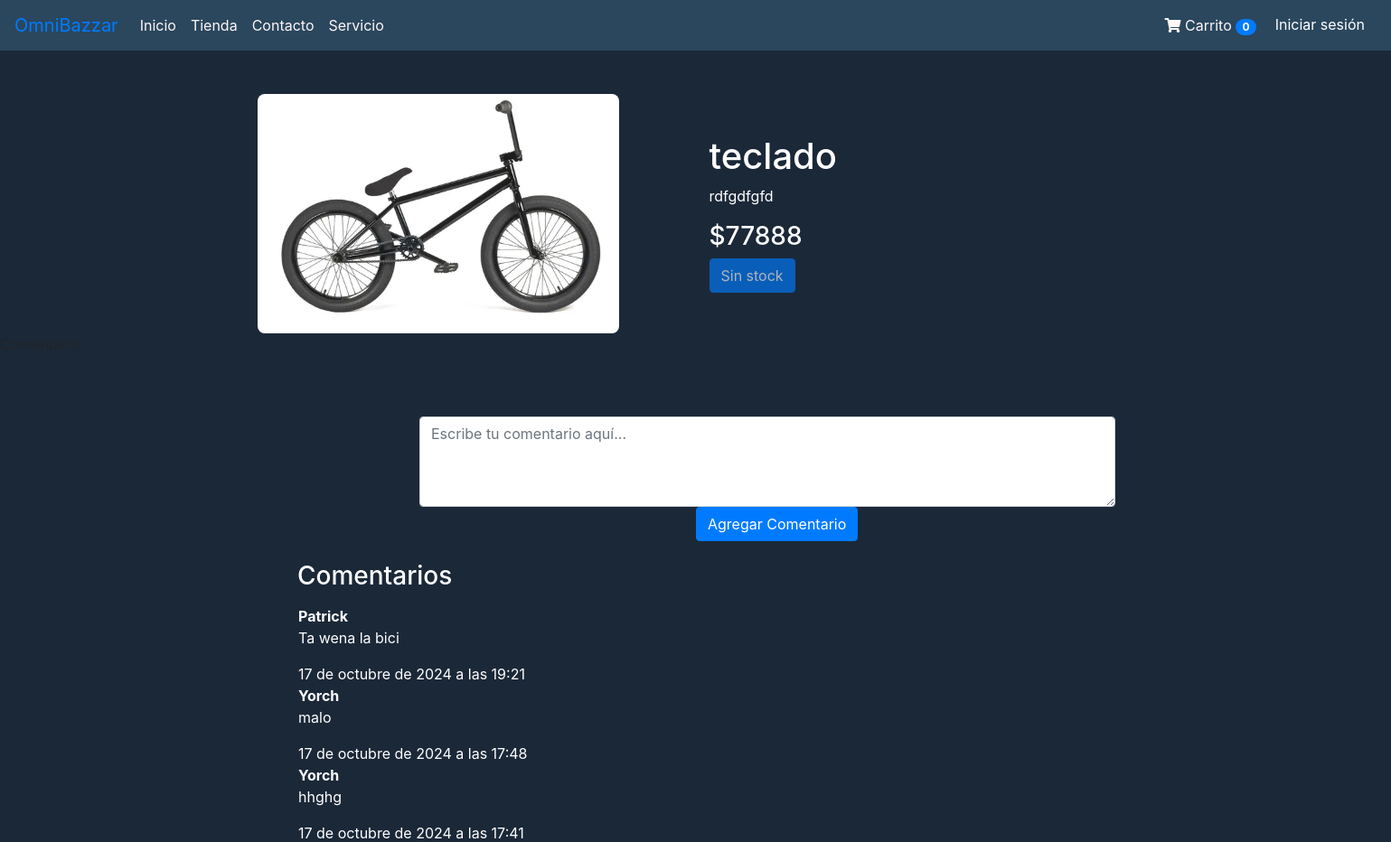
Before: /detalle-producto/31/ with the older database file.
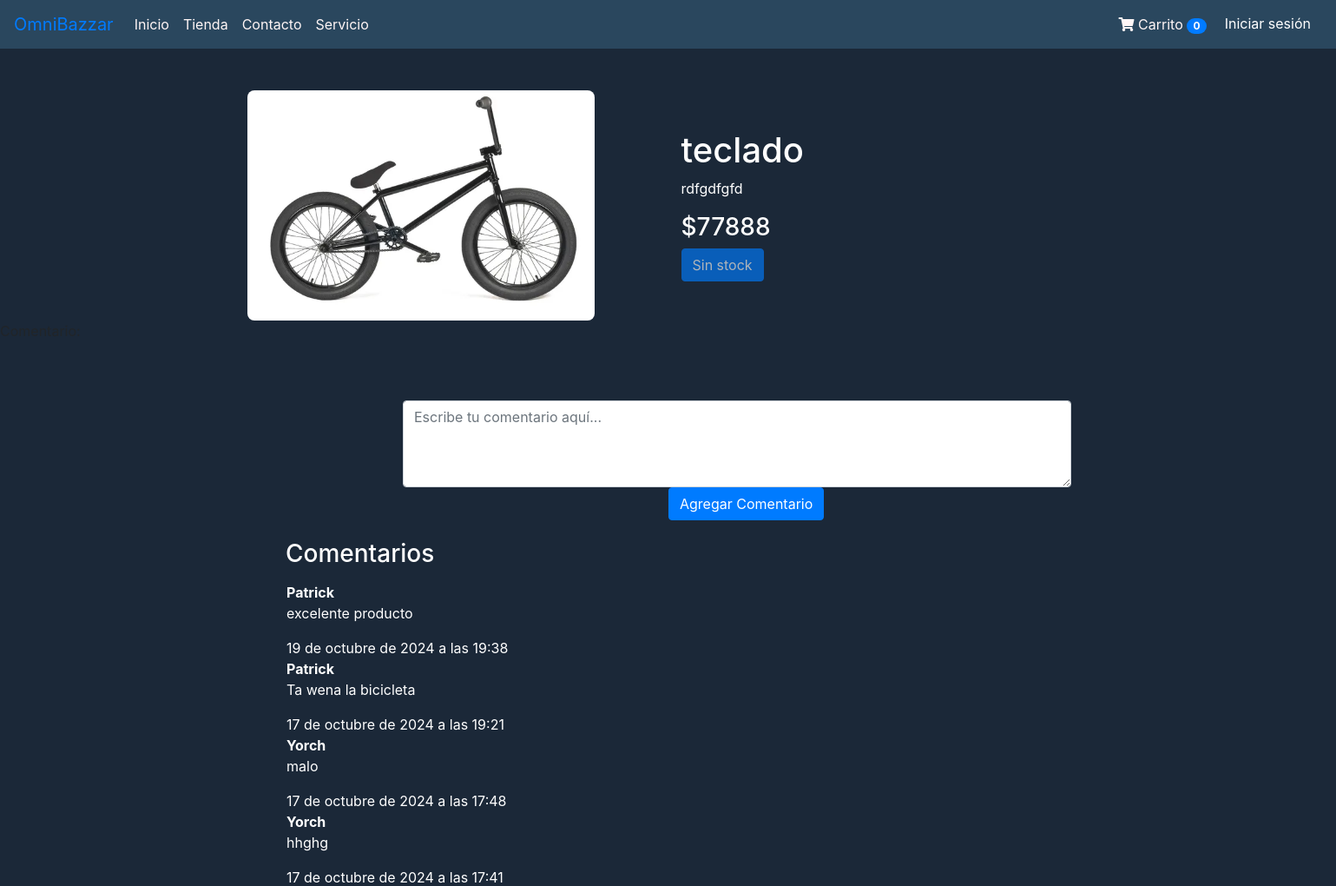
After: the same page with the newer database file.
### productos/models.py (models this page shows, shortened)
class Producto(models.Model):
    nombre = models.CharField(max_length=50)
    precio = models.IntegerField()
    descripcion = models.TextField()
    nuevo = models.BooleanField()
    categoria = models.ForeignKey(Categoria, on_delete=models.PROTECT, default=1)
    fecha_fabricacion = models.DateField()
    imagen = models.ImageField(upload_to="productos", null=True)
    stock = models.IntegerField(default=0, verbose_name='Stock')
    usuario = models.ForeignKey(User, on_delete=models.CASCADE, null=True, blank=True)

class Resena(models.Model):
    producto = models.ForeignKey(Producto, on_delete=models.CASCADE)
    usuario = models.ForeignKey(User, on_delete=models.CASCADE)
    comentario = models.TextField()
    fecha_creacion = models.DateTimeField(auto_now_add=True)

### productos/views.py (the view)
# urls.py: path('detalle-producto/<int:producto_id>/', detalle_producto, name='detalle_producto'),
def detalle_producto(request, producto_id):
    producto = get_object_or_404(Producto, id=producto_id)
    resenas = Resena.objects.filter(producto=producto).order_by('-fecha_creacion')
    if request.method == 'POST':
        if request.user.is_authenticated:
            form = ComentarioForm(request.POST)
            if form.is_valid():
                nueva_resena = form.save(commit=False)
                nueva_resena.producto = producto
                nueva_resena.usuario = request.user  # Asigna el usuario autenticado
                nueva_resena.save()
                messages.success(request, "Se guardó el comentario!!")
                return redirect('detalle_producto', producto_id=producto_id)
        else:
            return redirect('login')  # Ajusta la URL del login según tu configuración
    else:
        form = ComentarioForm()
    return render(request, 'compra/detalle_producto.html', {
        'producto': producto,
        'resenas': resenas,
        'form': form
    })

### productos/forms.py
class ComentarioForm(forms.ModelForm):
    class Meta:
        model = Resena
        fields = ['comentario']
        widgets = {
            'comentario': forms.Textarea(attrs={
                'rows': 4,         # Número de filas del textarea
                'cols': 50,        # Número de columnas del textarea
                'placeholder': 'Escribe tu comentario aquí...',  # Texto de ayuda
                'class': 'form-control',  # Clases de CSS para Bootstrap (opcional)
                'required': True,  # Hace que el campo sea obligatorio
                'style': 'width:50%; height: 100px; position: relative; left: 464px; top: 60px;'
            }),
        }

### productos/templates/compra/detalle_producto.html (shortened to what this page needs)
{% extends "productos/base.html" %}
{% load static %}
{% block content %}
<div class="container mt-4">
    <div class="row">
        <div class="col-md-6 d-flex justify-content-center">
            {% if producto.imagen %}
            <img src="{{ producto.imagen.url }}" class="img-fluid"
                style="border-radius: 8px; width: 100%; max-width: 400px;">
            {% endif %}
        </div>
        <div class="col-md-6 d-flex flex-column justify-content-center">
            <h1 style="color: white;">{{ producto.nombre }}</h1>
            <p style="color: white;">{{ producto.descripcion }}</p>
            <h3 style="color: white;">${{ producto.precio }}</h3>
            <div>
                <button type="button" class="btn btn-primary add-to-cart"
                    data-product-id="{{ producto.id }}"
                    data-product-name="{{ producto.nombre }}"
                    data-product-price="{{ producto.precio }}"
                    data-product-stock="{{ producto.stock }}">
                </button>
            </div>
        </div>
    </div>
</div>
<form method="post">
    {{ form }}
    <button type="submit" class="btn btn-primary" style="position: relative; top: 60px; left: 770px;">Agregar Comentario</button>
</form>
  <h3 style="color: white; position: relative; top: 82px; left: 329px;">Comentarios</h3>
  <div class="comentarios">
      {% if resenas %}
          {% for resena in resenas %}
              <div class="comentario" >
                  <strong style="color: white;position: relative; top: 89px; margin-left: 330px;">{{ resena.usuario.username }}</strong>
                  <p style="color: white;position: relative; top: 89px; margin-left: 330px;">{{ resena.comentario }}</p>
                  <span class="fecha" style="color: white;position: relative; top: 89px; margin-left: 330px;">{{ resena.fecha_creacion }}</span>
              </div>
          {% endfor %}
      {% else %}
          <p style="color: white; position: relative; top: 89px; left: 330px;">No hay comentarios aún.</p>
      {% endif %}
  </div>
{% endblock %}

### productos/templates/productos/base.html (shortened to what this page needs)
<!DOCTYPE html>
<html lang="en">
<head>
  <link rel="stylesheet" href="https://cdn.jsdelivr.net/npm/bootstrap@4.6.2/dist/css/bootstrap.min.css">
  {% load static %}
  <link rel="stylesheet" href="{% static 'productos/css/styles.css' %}">
  <link rel="stylesheet" href="https://cdnjs.cloudflare.com/ajax/libs/font-awesome/5.15.4/css/all.min.css">
</head>
<body class="body">
  <nav class="navbar navbar-expand-sm navbar-custom">
    <a class="navbar-brand" href="#">OmniBazzar</a>
    <div class="collapse navbar-collapse" id="navbarNav">
      <ul class="navbar-nav mr-auto">
        <li class="nav-item">
          <a class="nav-link" href="{% url 'home' %}">Inicio</a>
        </li>
        <li class="nav-item">
          <a class="nav-link" href="{% url 'Tienda' %}">Tienda</a>
        </li>
        <li class="nav-item">
          <a class="nav-link" href="{% url 'Contacto' %}">Contacto</a>
        </li>
        <li class="nav-item">
          <a class="nav-link" href="{% url 'servicio' %}">Servicio</a>
        </li>
      </ul>
      <ul class="navbar-nav ml-auto">
        <li class="nav-item">
          <a class="nav-link" href="{% url 'detalle_compra' %}">
            <i class="fas fa-shopping-cart"></i> Carrito
            <span id="cart-count" class="badge badge-pill badge-primary">0</span>
        </a>
      </li>
        {% if user.is_authenticated %}
        <li class="nav-item">
          <form action="{% url 'logout' %}" method="post" class="form-inline">
            {% csrf_token %}
            <button type="submit" class="btn btn-link text-white">Cerrar sesión</button>
          </form>
        </li>
        <li class="nav-item">
          <a href="{% url 'profile' %}" class="nav-link text-white">@{{ user.username }}</a>
        </li>
        {% else %}
        <li class="nav-item">
          <a href="{% url 'login' %}" class="btn btn-link text-white">Iniciar sesión</a>
        </li>
        {% endif %}
      </ul>
    </div>
  </nav>
  <br>
  {% block content %}
  {% endblock %}
</body>
</html>

### productos/static/productos/css/styles.css (style rules this page uses)
.body { background-color: #1b2838; }

### productos/templates/productos/base.html (style rules this page uses)
.navbar-custom { background-color: #2a475e; }
.navbar-custom .nav-link { color: rgb(255, 246, 246); }

Changed rows visible on the page:
added Resena: usuario.username "Patrick", comentario "excelente producto", fecha_creacion "19 de octubre de 2024 a las 19:38"
changed Resena: comentario "Ta wena la bici" → "Ta wena la bicicleta"
